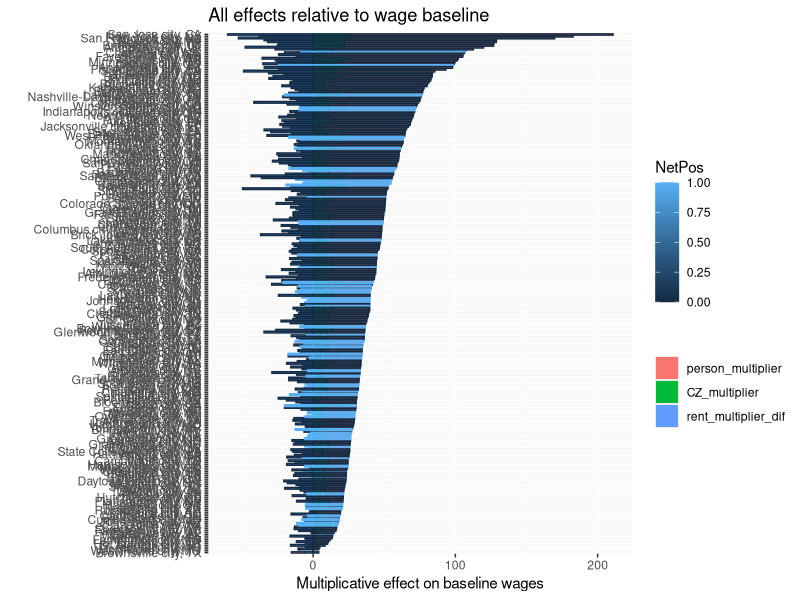

This figure's R source:
library(tidyverse)
library(haven)
library(readxl)

## Loading in the data------

setwd('~/source-data')

noniles<- read_dta('clean version (by cz).dta')%>% # The authors were able to release to us average CZ effect values for CZs split into noniles (ie. nine groups)
  dplyr::filter(., grepl('quantile', sample))
outliers <- read_excel('official table.xlsx', sheet=3)%>%  # We also got access to 10 top and bottom outliers and their average CZ effect. This allows us to create 11 groups 
  mutate(., CZname=gsub(".*: ","",Names), CZnum=as.numeric(gsub(".:.*","",Names))*10)
meanWages<- read_dta('czearningscounts_dan.dta')%>% # This is the mean wage data for each CZ from ACS
  rename(., CZ=cz)%>%
  dplyr::select(., -sample)
housing <- read_excel('newhranks.xlsx')%>% # This is info on housing costs for each CZ
  rename(., CZ=cz)

## Merging and transforming-----

# y= average wage in the nonile, phi = CZ effect, pe =person effect (average of nonile), xb= covariates
# ln_cbp15_earnq1 = average (logged) quarterly earnings
# acs1018_wcount = the number of workers in each CZ


noniles_merge <- noniles%>%
  left_join(.,outliers)%>% # Taking the noniles data and merging with the outliers
  rename(., phi=fe)%>%
  mutate(y=ifelse(is.na(y_c), y, y_c), # Replacing the values from the noniles data if the CZ is an outlier
         pe=ifelse(is.na(pe_c), pe, pe_c),
         phi=ifelse(is.na(phi_c), phi, phi_c),
         xb=ifelse(is.na(xb_c), xb, xb_c),
         sample=ifelse(is.na(Group), sample, Group))%>%
  left_join(., meanWages)%>% # Merging other data sets
  left_join(., housing)%>%
  mutate(., CZname=ifelse(CZ==38601,'Spokane city W, WA', 
                          ifelse(CZ==38602,'Spokane city E, WA', CZname)))%>% # Fixing a naming issue
  mutate(., wagesWeighted=ln_cbp15_earnq1*acs1018_wcount)%>%
  mutate(., meanWages= mean(wagesWeighted)/mean(acs1018_wcount))%>%
  mutate(., baseWage=min(ln_cbp15_earnq1))%>% ## Step 1, Make a baseline wage 
  mutate(., rebasedCZ=phi-min(phi))%>% ## Step 2, Make CZ score fluctuate above 0
  mutate(., rebasedSkill=ln_cbp15_earnq1-baseWage-rebasedCZ-xb)%>%  ## Step 3, Calculate worker skill effect (relative to lowest wage location)
  mutate(., rebasedcz_rent=cz_rent-cz_rent[which.min(logrent)], ## Step 4: Make baseline wage
         rebasedcz_rent_test=(exp(logrent)-exp(min(logrent)))/exp(baseWage))%>%
  mutate(., rent_multiplier=-(exp(logrent)*3/exp(baseWage))*100, ## Step 5: Transform everything wrt baseline wage 
         CZ_multiplier= exp(rebasedCZ)*100-100, 
         rent_multiplier_dif=rent_multiplier-max(rent_multiplier), 
         person_multiplier=exp(rebasedSkill)*100-100)%>%
  mutate(., CZname=fct_reorder(factor(CZname), CZ_multiplier+ person_multiplier))%>%
  mutate(., NetPos=ifelse(CZ_multiplier > -rent_multiplier_dif, 1,0))%>%
  mutate(., CZname=fct_reorder(factor(CZname), CZ_multiplier+ person_multiplier), 
         order=rank(CZ_multiplier+ person_multiplier))%>%
  mutate(., test=CZ_multiplier+person_multiplier)

# Plotting -----
PlotData <- noniles_merge%>%
  dplyr::select(., CZname, rent_multiplier_dif,  person_multiplier ,CZ_multiplier)%>%
  pivot_longer(., cols=c(-'CZname'), values_to='values', names_to='variables')%>%
  left_join(.,noniles_merge)%>%
  dplyr::select(., CZname, values,  variables ,NetPos)

ggplot(PlotData, aes(y=CZname, x=values, colour=NetPos,
                     fill=factor(variables,levels=c( "person_multiplier","CZ_multiplier", "rent_multiplier_dif"))))+
  geom_bar(stat='identity')+
  labs(y='',x='Multiplicative effect on baseline wages',fill='',
       title='All effects relative to wage baseline')


